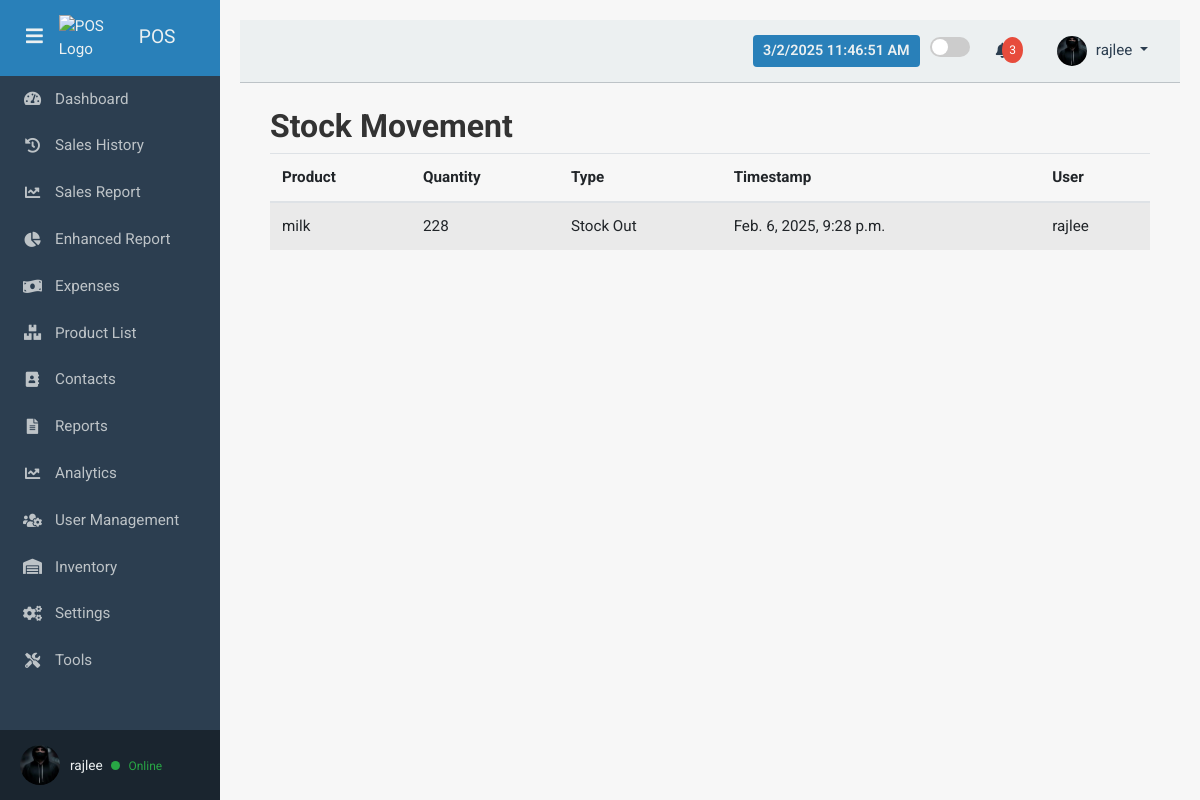
Page /stock-movement/ (signed in) on the earlier database version.
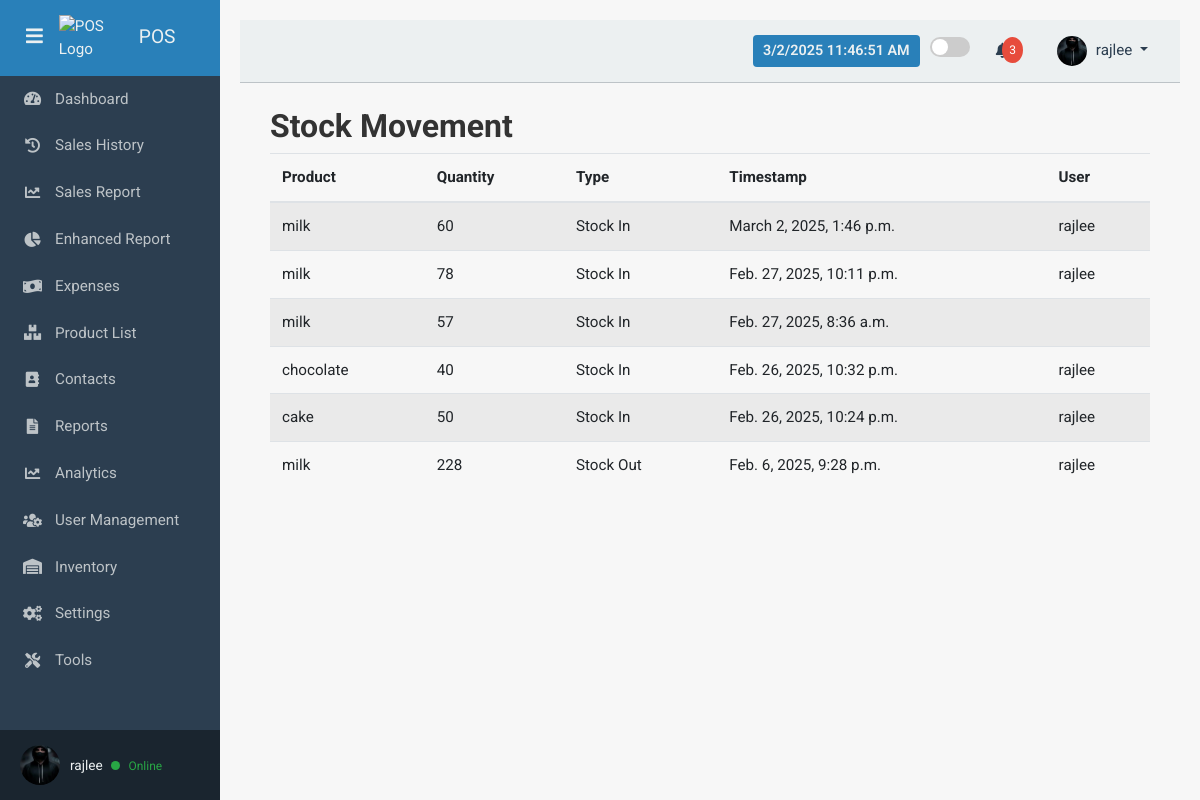
Same page on the later database version.
### accounts/models.py (models this page shows, shortened)
class UserProfile(models.Model):
    user = models.OneToOneField(User, on_delete=models.CASCADE, related_name='profile')
    profile_picture = models.ImageField(upload_to='profile_pics/', blank=True, null=True)
    bio = models.TextField(blank=True, null=True)

### pos/models.py (models this page shows, shortened)
class StockMovement(models.Model):
    MOVEMENT_TYPES = [
        ('IN', 'Stock In'),
        ('OUT', 'Stock Out'),
        ('ADJUST', 'Stock Adjustment'),
    ]
    product = models.ForeignKey(Product, on_delete=models.CASCADE)
    quantity = models.IntegerField()
    movement_type = models.CharField(max_length=10, choices=MOVEMENT_TYPES)
    timestamp = models.DateTimeField(auto_now_add=True)
    user = models.ForeignKey(User, on_delete=models.SET_NULL, null=True, blank=True)
    remarks = models.TextField(blank=True, null=True)

class Product(models.Model):
    name = models.CharField(max_length=255)
    category = models.ForeignKey(
        Category, on_delete=models.SET_NULL, null=True, blank=True
    )
    description = models.TextField(blank=True)
    price = models.DecimalField(max_digits=10, decimal_places=2)
    image = models.ImageField(upload_to='products/', blank=True, null=True)
    stock = models.PositiveIntegerField(default=0)
    barcode = models.CharField(max_length=50, unique=True, blank=True)
    supplier = models.ForeignKey(
        Supplier, on_delete=models.SET_NULL, null=True, blank=True
    )
    expiration_date = models.DateField(null=True, blank=True)
    reorder_level = models.IntegerField(default=10)  # Low stock alert

### pos/views.py (the view)
# urls.py: path('stock-movement/', stock_movement_list, name='stock_movement_list'),
def stock_movement_list(request):
    movements = StockMovement.objects.all().order_by('-timestamp')
    return render(request, 'pos/stock_movement.html', {'movements': movements})

### pos/templates/pos/stock_movement.html
{% extends "base.html" %}
{% block content %}
<div class="container">
    <h2>Stock Movement</h2>
    <table class="table table-striped">
        <thead>
            <tr>
                <th>Product</th>
                <th>Quantity</th>
                <th>Type</th>
                <th>Timestamp</th>
                <th>User</th>
            </tr>
        </thead>
        <tbody>
            {% for movement in movements %}
            <tr>
                <td>{{ movement.product.name }}</td>
                <td>{{ movement.quantity }}</td>
                <td>{{ movement.get_movement_type_display }}</td>
                <td>{{ movement.timestamp }}</td>
                <td>{{ movement.user.username }}</td>
            </tr>
            {% endfor %}
        </tbody>
    </table>
</div>
{% endblock %}

### pos/templates/base.html (shortened to what this page needs)
{% load static %}
<!DOCTYPE html>
<html lang="en">
<head>
  <link href="https://stackpath.bootstrapcdn.com/bootstrap/4.5.2/css/bootstrap.min.css" rel="stylesheet" />
  <link rel="stylesheet" href="https://cdnjs.cloudflare.com/ajax/libs/font-awesome/5.15.1/css/all.min.css" />
</head>
<body>
  <div id="sidebar">
    <div>
      <div class="sidebar-header">
        <button id="toggle-btn" class="toggle-btn">
          <i class="fas fa-bars"></i>
        </button>
        <img src="{% static 'images/pos logo.png' %}" alt="POS Logo" class="pos-logo">
        <span class="title">POS</span>
      </div>
      <nav class="sidebar-nav">
        <a href="{% url 'cashier_dashboard' %}">
          <i class="fas fa-tachometer-alt"></i>
          <span class="menu-text">Dashboard</span>
        </a>
        <a href="{% url 'sales_history' %}">
          <i class="fas fa-history"></i>
          <span class="menu-text">Sales History</span>
        </a>
        <a href="{% url 'sales_report' %}">
          <i class="fas fa-chart-line"></i>
          <span class="menu-text">Sales Report</span>
        </a>
        <a href="{% url 'enhanced_sales_report' %}">
          <i class="fas fa-chart-pie"></i>
          <span class="menu-text">Enhanced Report</span>
        </a>
        <a href="{% url 'expense_list' %}">
          <i class="fas fa-money-bill-wave"></i>
          <span class="menu-text">Expenses</span>
        </a>
        <a href="{% url 'product_list' %}">
          <i class="fas fa-boxes"></i>
          <span class="menu-text">Product List</span>
        </a>
        <a href="{% url 'contacts_list' %}">
          <i class="fas fa-address-book"></i>
          <span class="menu-text">Contacts</span>
        </a>
        <a data-toggle="collapse" href="#reportsSubmenu" role="button" aria-expanded="false" aria-controls="reportsSubmenu">
          <i class="fas fa-file-alt"></i>
          <span class="menu-text">Reports</span>
        </a>
        <a data-toggle="collapse" href="#analyticsSubmenu" role="button" aria-expanded="false" aria-controls="analyticsSubmenu">
          <i class="fas fa-chart-line"></i>
          <span class="menu-text">Analytics</span>
        </a>
        <a data-toggle="collapse" href="#userManagementSubmenu" role="button" aria-expanded="false" aria-controls="userManagementSubmenu">
          <i class="fas fa-users-cog"></i>
          <span class="menu-text">User Management</span>
        </a>
        <a data-toggle="collapse" href="#inventorySubmenu" role="button" aria-expanded="false" aria-controls="inventorySubmenu">
          <i class="fas fa-warehouse"></i>
          <span class="menu-text">Inventory</span>
        </a>
        <a data-toggle="collapse" href="#settingsSubmenu" role="button" aria-expanded="false" aria-controls="settingsSubmenu">
          <i class="fas fa-cogs"></i>
          <span class="menu-text">Settings</span>
        </a>
        <a data-toggle="collapse" href="#toolsSubmenu" role="button" aria-expanded="false" aria-controls="toolsSubmenu">
          <i class="fas fa-tools"></i>
          <span class="menu-text">Tools</span>
        </a>
      </nav>
    </div>
    <div class="sidebar-footer">
      {% if user.is_authenticated and user.profile.profile_picture %}
        <img src="{{ user.profile.profile_picture.url }}" alt="Profile Picture" class="profile-img" style="width:40px; height:40px; border-radius:50%; margin-right:10px;">
      {% else %}
        <i class="fas fa-user-circle" style="font-size:1.6rem; margin-right:10px;"></i>
      {% endif %}
      <div class="user-info">
        <span>
          {{ user.username }}
          {% if user.is_authenticated %}
            <span class="online-indicator"></span>
            <span class="online-text">Online</span>
          {% endif %}
        </span>
      </div>
    </div>
  </div>
  <div id="content">
    <nav class="navbar navbar-expand-lg navbar-light">
      <div class="ml-auto d-flex align-items-center">
        <div id="datetime"></div>
        <div class="theme-toggle">
          <label class="switch">
            <span class="slider"></span>
          </label>
        </div>
        <div class="position-relative mr-3">
          <a class="nav-link" href="#" id="notificationDropdown" data-toggle="dropdown">
            <span class="notification-badge">3</span>
          </a>
        </div>
        <div class="user-dropdown dropdown">
          <a class="nav-link dropdown-toggle" href="#" id="userDropdown" data-toggle="dropdown">
            {% if user.is_authenticated and user.profile.profile_picture %}
              <img src="{{ user.profile.profile_picture.url }}" alt="Profile Picture" class="profile-img">
            {% else %}
              <i class="fas fa-user-circle"></i>
            {% endif %}
            <span>{{ user.username }}</span>
          </a>
        </div>
      </div>
    </nav>
    <div class="container-fluid mt-4">
      {% block content %}
      {% endblock %}
    </div>
  </div>
</body>
</html>

### pos/templates/base.html (style rules this page uses)
body { font-family: 'Roboto', sans-serif; background-color: #f7f7f7; color: #333; font-size: 0.95rem; }
h1, h2, h3 { font-weight: 700; }
#sidebar { position: fixed; top: 0; left: 0; width: 220px; height: 100%; background-color: #2c3e50; color: #ecf0f1; transition: width 0.3s ease; overflow-y: auto; z-index: 1000; display: flex; flex-direction: column; justify-content: space-between; padding: 0; }
.sidebar-header { display: flex; align-items: center; justify-content: flex-start; padding: 15px 20px; background: #2980b9; }
.sidebar-header .title { font-size: 1.2rem; white-space: nowrap; }
.toggle-btn { background: transparent; border: none; color: #ecf0f1; font-size: 1.2rem; cursor: pointer; outline: none; margin-right: 10px; }
.pos-logo { max-width: 60px; height: auto; margin-right: 20px; }
.sidebar-nav { list-style: none; padding: 0; margin: 0; }
.sidebar-nav a { display: flex; align-items: center; padding: 12px 20px; color: #bdc3c7; text-decoration: none; transition: background 0.3s ease; }
.sidebar-nav a i { width: 25px; text-align: center; }
.menu-text { margin-left: 10px; transition: opacity 0.3s ease; }
.sidebar-footer { display: flex; align-items: center; padding: 15px 20px; background: #1a252f; }
.sidebar-footer .user-info { display: flex; flex-direction: column; font-size: 0.85rem; white-space: nowrap; }
.online-indicator { display: inline-block; width: 9px; height: 9px; background-color: #28a745; border-radius: 50%; margin-left: 5px; }
.online-text { font-size: 0.75rem; color: #28a745; margin-left: 5px; }
#content { margin-left: 220px; transition: margin-left 0.3s ease; padding: 20px; }
.navbar { background-color: #ecf0f1; border-bottom: 1px solid #bdc3c7; }
.navbar .nav-link, .navbar .dropdown-item { color: #2c3e50; }
.notification-badge { position: absolute; top: 5px; right: 2px; padding: 4px 7px; border-radius: 50%; background: #e74c3c; color: white; font-size: 0.75rem; }
.profile-img { width: 30px; height: 30px; object-fit: cover; border-radius: 50%; margin-right: 5px; }
#datetime { font-size: 0.9rem; font-weight: 600; background: #2980b9; color: #ecf0f1; padding: 5px 10px; border-radius: 4px; margin-right: 10px; }
.theme-toggle { display: flex; align-items: center; margin-right: 10px; }
.switch { position: relative; display: inline-block; width: 40px; height: 20px; }
.slider { position: absolute; cursor: pointer; top: 0; left: 0; right: 0; bottom: 0; background-color: #ccc; transition: .4s; border-radius: 20px; }
.slider:before { position: absolute; content: ""; height: 16px; width: 16px; left: 2px; bottom: 2px; background-color: white; transition: .4s; border-radius: 50%; }

Differences in the rows shown:
added StockMovement: product.name "milk", quantity "60", movement_type "Stock In", timestamp "March 2, 2025, 1:46 p.m.", user.username "rajlee"
added StockMovement: product.name "milk", quantity "78", movement_type "Stock In", timestamp "Feb. 27, 2025, 10:11 p.m.", user.username "rajlee"
added StockMovement: product.name "milk", quantity "57", movement_type "Stock In", timestamp "Feb. 27, 2025, 8:36 a.m."
added StockMovement: product.name "chocolate", quantity "40", movement_type "Stock In", timestamp "Feb. 26, 2025, 10:32 p.m.", user.username "rajlee"
added StockMovement: product.name "cake", quantity "50", movement_type "Stock In", timestamp "Feb. 26, 2025, 10:24 p.m.", user.username "rajlee"
